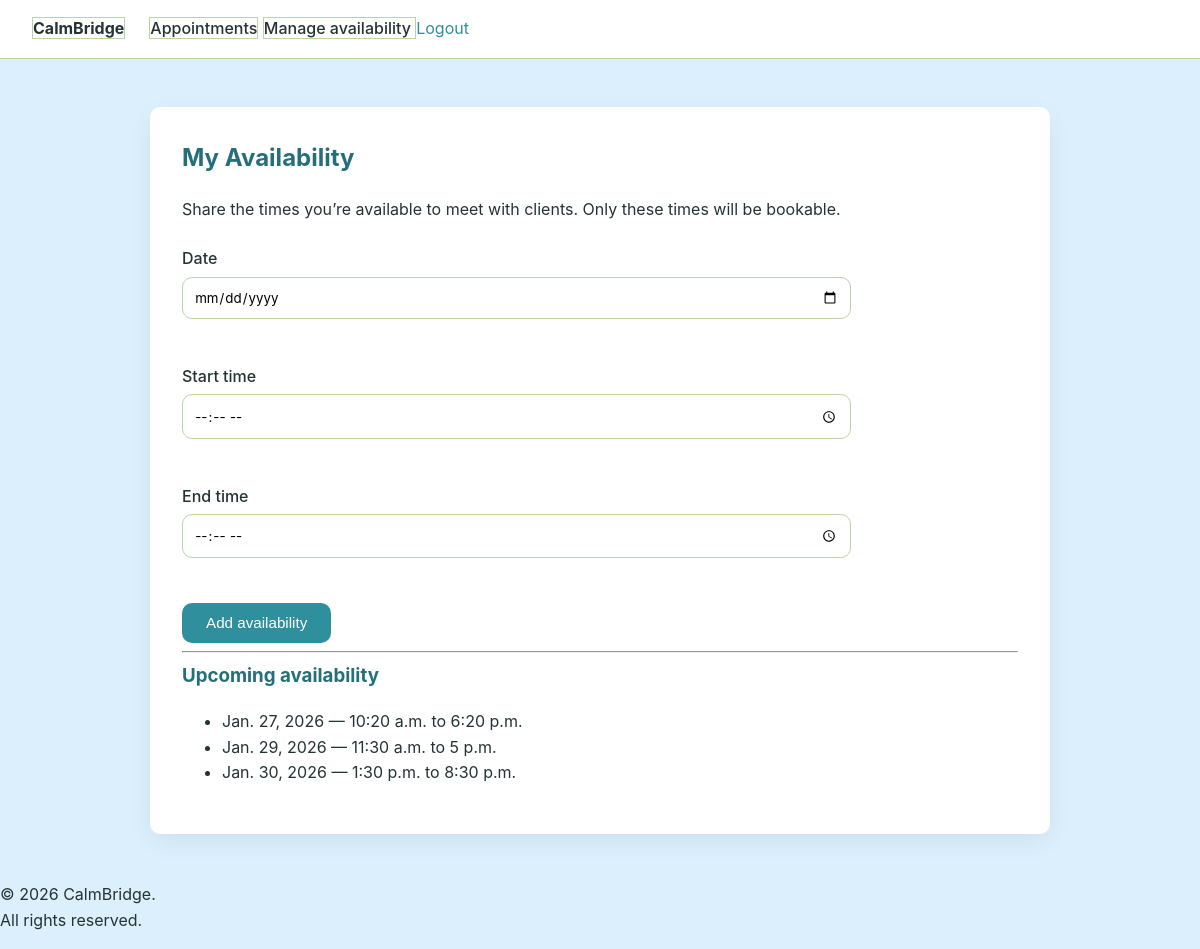
/appointments/availability/ (signed in), run on the app's committed database.
### appointments/models.py (models this page shows, shortened)
class AvailabilitySlot(models.Model):
    therapist = models.ForeignKey(
        TherapistProfile,
        on_delete=models.CASCADE,
        related_name="availability_slots"
    )
    date = models.DateField()
    start_time = models.TimeField()
    end_time = models.TimeField()
    is_booked = models.BooleanField(default=False)
    is_active = models.BooleanField(default=True)
    created_at = models.DateTimeField(auto_now_add=True)
    class Meta:
        ordering = ["date", "start_time"]
        unique_together = ("therapist", "date", "start_time")

### appointments/views.py (the view, shortened to what this page needs)
# urls.py: path("availability/", manage_availability, name="manage_availability"),
@login_required
def manage_availability(request):
    user = request.user
    if user.role != "THERAPIST":
        return redirect("appointment_list")
    therapist = user.therapistprofile
    if not therapist.is_verified:
        return render(request, "appointments/not_verified.html")
    slots = AvailabilitySlot.objects.filter(
        therapist=therapist,
        is_active=True
    )
    return render(
        request,
        "appointments/manage_availability.html",
        {"slots": slots}
    )

### templates/appointments/manage_availability.html (shortened to what this page needs)
{% extends "base.html" %}
{% block content %}
<h2>My Availability</h2>
<p>
    Share the times you’re available to meet with clients.
    Only these times will be bookable.
</p>
<form method="post">
    <label>Date</label><br>
    <input type="date" name="date" required><br><br>
    <label>Start time</label><br>
    <input type="time" name="start_time" required><br><br>
    <label>End time</label><br>
    <input type="time" name="end_time" required><br><br>
    <button type="submit">Add availability</button>
</form>
<hr>
<h3>Upcoming availability</h3>
{% if slots %}
    <ul>
        {% for slot in slots %}
            <li>
                {{ slot.date }} —
                {{ slot.start_time }} to {{ slot.end_time }}
            </li>
        {% endfor %}
    </ul>
{% else %}
    <p>No availability added yet.</p>
{% endif %}
{% endblock %}

### static/css/styles.css (style rules this page uses)
:root { --primary: #2f8f9d; --primary-dark: #256f7a; --accent: #87dcb7; --bg: #dbeffc; --surface: #ffffff; --text-main: #243333; --text-muted: #6b7c7c; --border: #b8d6a2; --danger: #ed7a76; --radius: 10px; --shadow: 0 8px 24px rgba(0,0,0,0.06); --font-main: "Inter", system-ui, -apple-system, sans-serif; }
* { box-sizing: border-box; }
body { margin: 0; font-family: var(--font-main); background: var(--bg); color: var(--text-main); line-height: 1.6; }
h1, h2, h3 { margin-top: 0; color: var(--primary-dark); }
form { margin-top: 1.5rem; }
label { font-weight: 500; }
input, select, textarea { width: 80%; padding: 0.7rem; margin-top: 0.3rem; margin-bottom: 1.2rem; border-radius: var(--radius); border: 1px solid var(--border); font-family: inherit; }
button { background: var(--primary); color: #fff; padding: 0.7rem 1.5rem; border: none; border-radius: var(--radius); font-size: 0.95rem; cursor: pointer; }

### data on the page
AvailabilitySlot: date "Jan. 27, 2026", start_time "10:20 a.m.", end_time "6:20 p.m."
AvailabilitySlot: date "Jan. 29, 2026", start_time "11:30 a.m.", end_time "5 p.m."
AvailabilitySlot: date "Jan. 30, 2026", start_time "1:30 p.m.", end_time "8:30 p.m."
